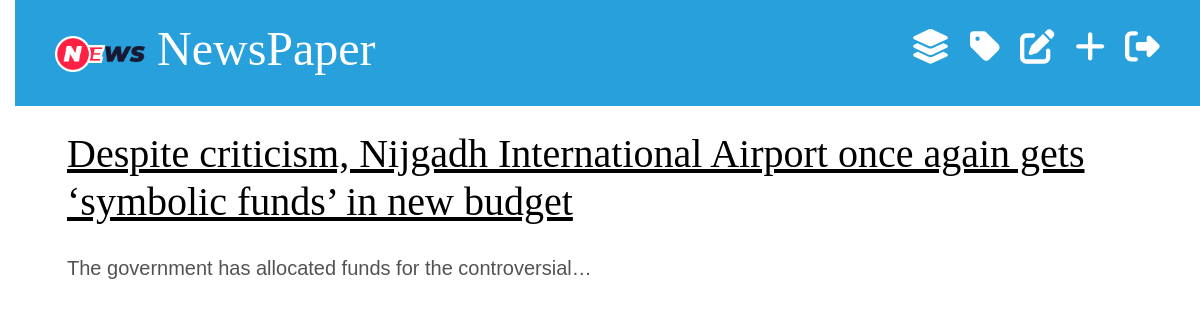
Before: /draft1-list/ (signed in) with the older database file.
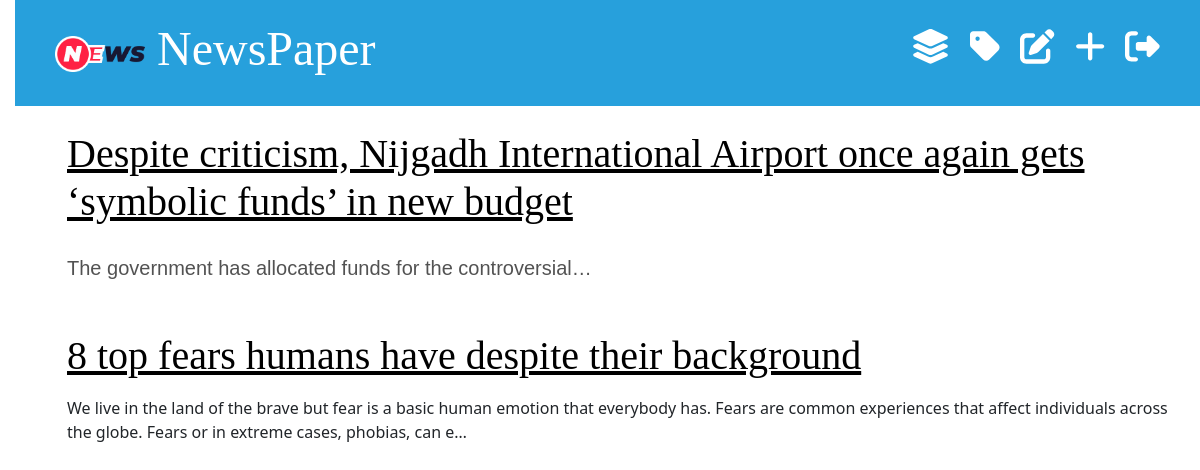
After: the same page with the newer database file.
### newspaper1_app/models.py (models this page shows, shortened)
class TimeStampModel(models.Model):
    created_at = models.DateTimeField(auto_now_add=True)
    updated_at = models.DateTimeField(auto_now=True)
    class Meta:
        abstract = True

class Post(TimeStampModel):
    STATUS_CHOICES = [
        ("active", "Active"),
        ("in_active", "Inactive"),
    ]
    title = models.CharField(max_length=250)
    content = models.TextField()
    featured_image = models.ImageField(upload_to="post1_images/%Y/%m/%d", blank=False)
    author = models.ForeignKey("auth.User", on_delete=models.CASCADE)
    published_at = models.DateTimeField(null=True, blank=True)
    status = models.CharField(max_length=20, choices=STATUS_CHOICES, default="active")
    views_count = models.PositiveBigIntegerField(default=0)
    category = models.ForeignKey(Category, on_delete=models.CASCADE)
    tag = models.ManyToManyField(Tag)

### newspaper1_app/views.py (the view)
class DraftListView(LoginRequiredMixin, ListView):
    model = Post
    template_name = "news_admin/draft1_list.html"
    context_object_name = "posts1"
    queryset = Post.objects.filter(published_at__isnull=True).order_by("-published_at")

### templates/news_admin/draft1_list.html (shortened to what this page needs)
{% extends "news_admin/base.html" %}
{% block content %}
    {% for post in posts1 %}
        <div class="post">
            <h1>
                <a href="{% url 'draft1-detail' post.pk %}">{{ post.title }}</a>
            </h1>
            <p>
                <p>{{ post.content|truncatechars:200|safe }}</p>
            </p>
        </div>
    {% endfor %}
{% endblock content %}

Changed rows visible on the page:
added Post: title "8 top fears humans have despite their background", content "We live in the land of the brave but fear is a basic human emotion that everybody has. Fears are common experiences that affect individuals across the globe. Fears or in extreme cases, phobias, can e…"
